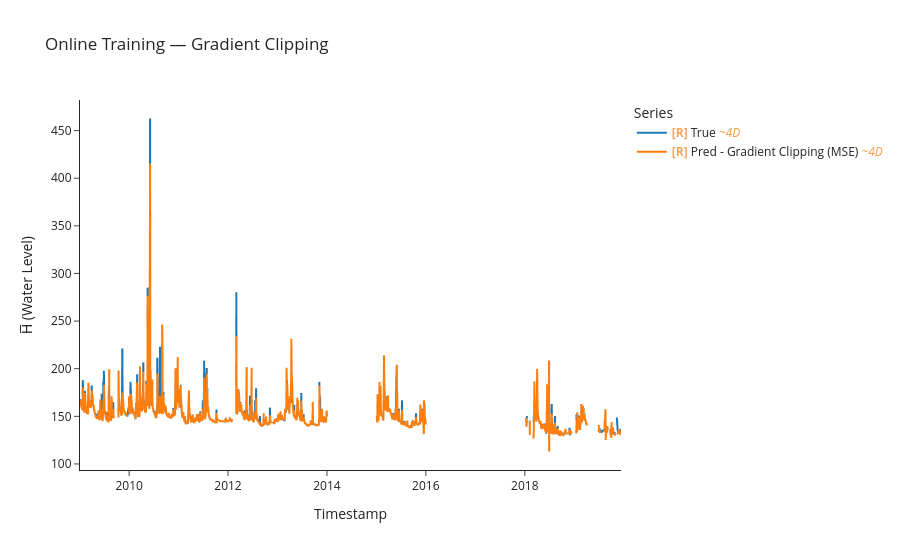

This figure's notebook cell:
### Markdown cell above
## Fix 1: Gradient Clipping
Clips gradients to prevent large normalized-loss spikes from destabilizing the model weights.

### Code cell
import importlib; importlib.reload(uf)

# Fix 1: Gradient Clipping — same MSE loss, but clip gradients to max_norm=1.0
model_gc, optimizer_gc, criterion_gc = build_mlp(LOOKBACK*N_FEATURES, HORIZON)

y_true_gc, y_pred_gc, time_indices_gc, losses_gc = uf.train_model_online(
    model_gc, optimizer_gc, criterion_gc,
    train_ds, train_df,
    LOOKBACK, HORIZON, BATCH_SIZE,
    max_grad_norm=1.0
)

uf.calculate_metrics_and_plot({"Gradient Clipping (MSE)": (y_true_gc, y_pred_gc, time_indices_gc)},
                              plot_title="Online Training — Gradient Clipping")

### Figure 1 — Plotly figure (JSON) as saved in the notebook; plotly's stock layout.template omitted (floating-point values rounded to 4 significant figures; data arrays with more than 128 entries replaced by an {"elided": "..."} marker saying what was removed)
{"data": [{"hovertemplate": "Legend=True<br>Timestamp=%{x}<br>H̅ (Water Level)=%{y}<extra></extra>", "legendgroup": "True", "line": {"color": "#1f77b4", "dash": "solid", "width": 2}, "marker": {"symbol": "circle"}, "mode": "lines", "name": "<b style=\"color:sandybrown\">[R]</b> True <i style=\"color:#fc9944\">~4D</i>", "showlegend": true, "type": "scattergl", "uid": "9f5c5872-e3f2-4268-a7dd-b31307f875f4", "x": {"elided": "1011 str values"}, "xaxis": "x", "y": {"elided": "1011 float values"}, "yaxis": "y"}, {"hovertemplate": "Legend=Pred - Gradient Clipping (MSE)<br>Timestamp=%{x}<br>H̅ (Water Level)=%{y}<extra></extra>", "legendgroup": "Pred - Gradient Clipping (MSE)", "line": {"color": "#ff7f0e", "dash": "solid", "width": 2}, "marker": {"symbol": "circle"}, "mode": "lines", "name": "<b style=\"color:sandybrown\">[R]</b> Pred - Gradient Clipping (MSE) <i style=\"color:#fc9944\">~4D</i>", "showlegend": true, "type": "scattergl", "uid": "d9fa7533-f35f-48f2-b950-a254b8f0494b", "x": {"elided": "1014 str values"}, "xaxis": "x", "y": {"elided": "1014 float values"}, "yaxis": "y"}], "layout": {"height": 550, "legend": {"title": {"text": "Series"}, "tracegroupgap": 0}, "title": {"text": "Online Training — Gradient Clipping"}, "xaxis": {"anchor": "y", "domain": [0, 1], "title": {"text": "Timestamp"}}, "yaxis": {"anchor": "x", "domain": [0, 1], "title": {"text": "H̅ (Water Level)"}}}}
